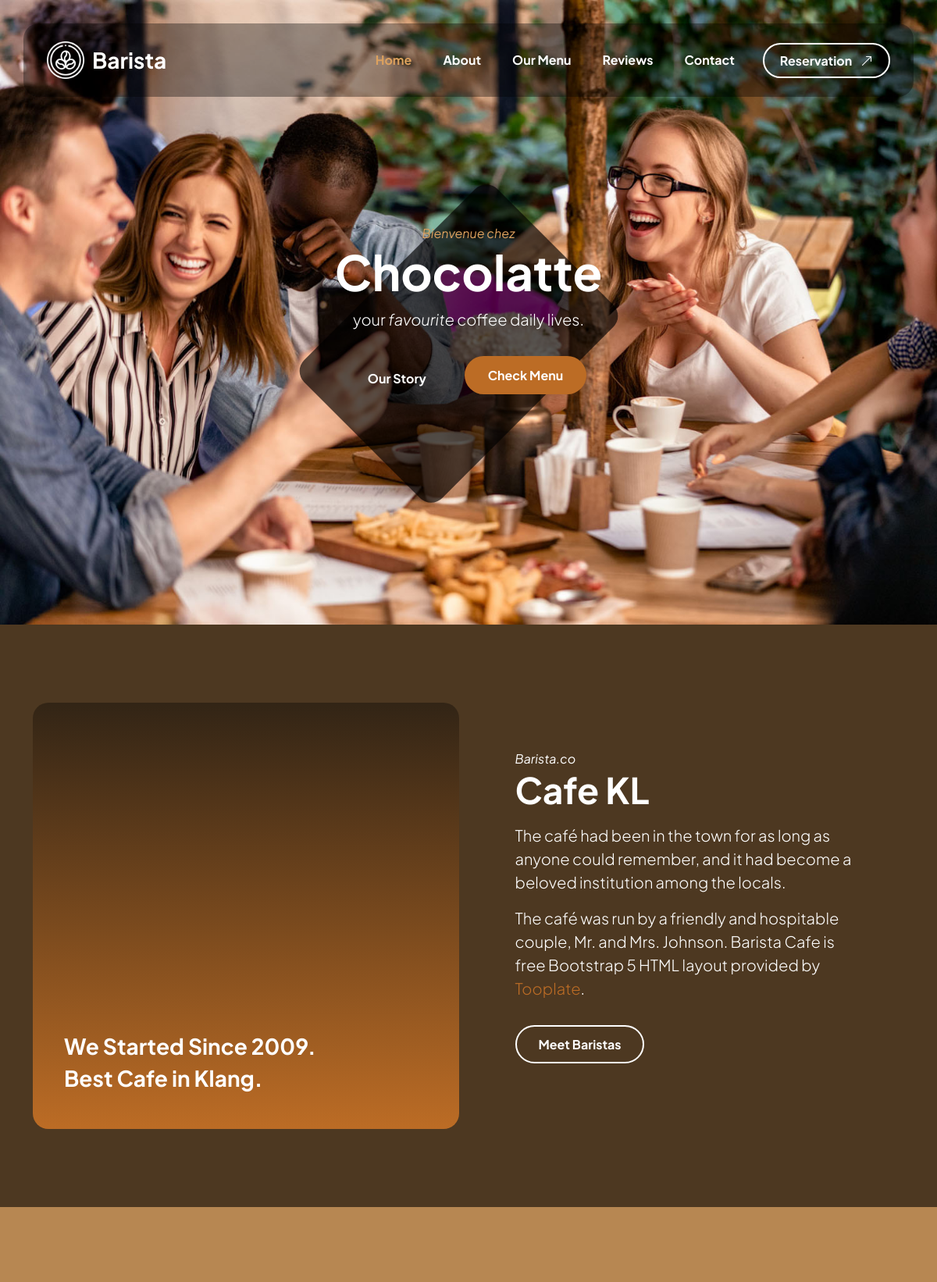
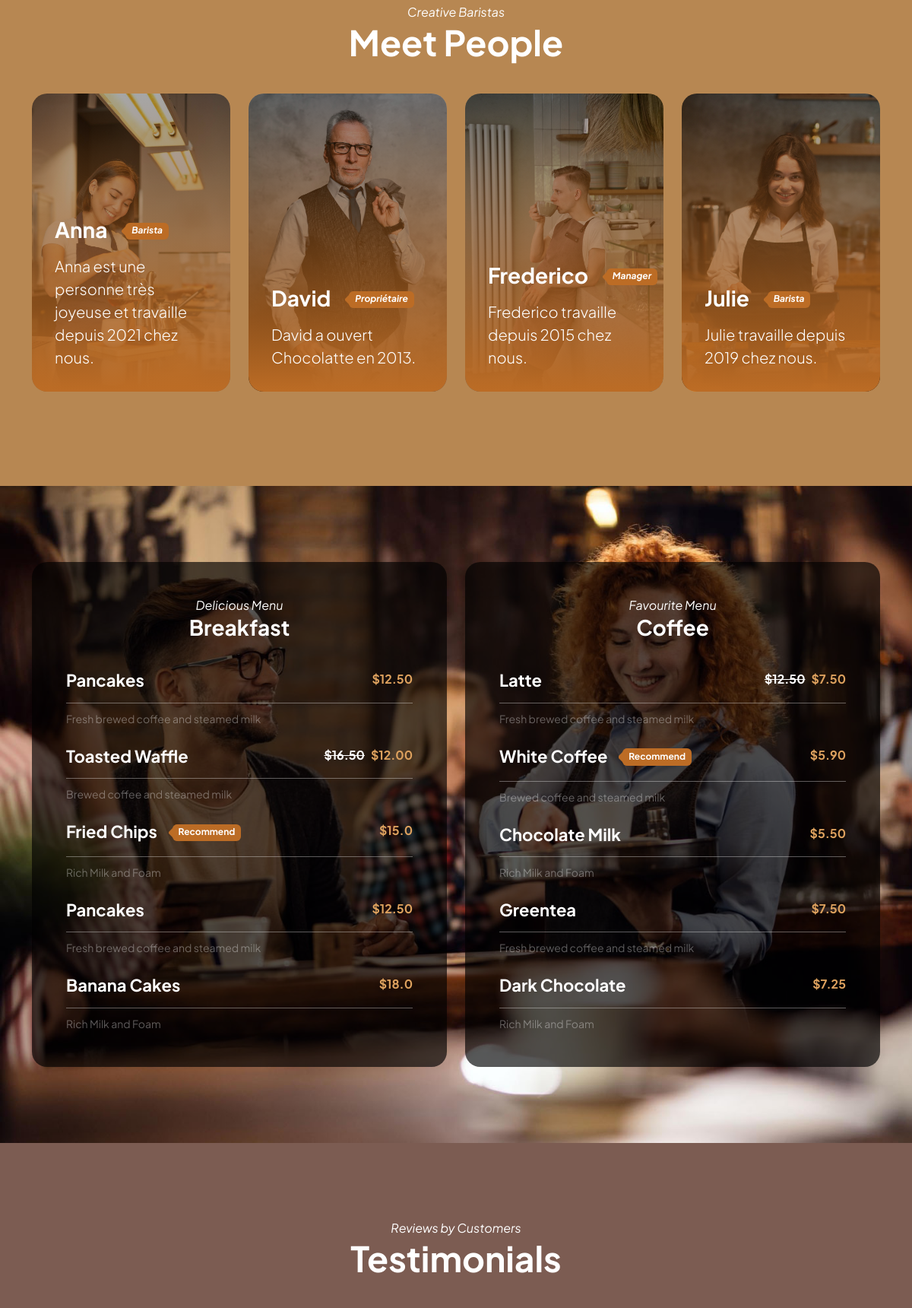
The page / (upper part) on the database its author committed (2 pictures, top to bottom).
### tables this page shows
CREATE TABLE `employees` (
  `id` int unsigned NOT NULL AUTO_INCREMENT,
  `name` varchar(255) NOT NULL,
  `job` varchar(255) DEFAULT NULL,
  `description` varchar(255) DEFAULT NULL,
  `img` varchar(255) DEFAULT NULL,
  `created_at` timestamp NOT NULL DEFAULT CURRENT_TIMESTAMP,
  `updated_at` timestamp NOT NULL DEFAULT CURRENT_TIMESTAMP,
  PRIMARY KEY (`id`)
);

### views/home.php (the view, shortened to what the rows shown need)
<!doctype html>
<html lang="en">
    <head>
        <link href="css/bootstrap.min.css" rel="stylesheet">
        <link href="css/bootstrap-icons.css" rel="stylesheet">
        <link href="css/vegas.min.css" rel="stylesheet">
        <link href="css/tooplate-barista.css" rel="stylesheet">
    </head>
    <body>
            <main>
                <section class="hero-section d-flex justify-content-center align-items-center" id="section_1">
                    <div class="container">
                        <div class="row align-items-center">
                            <div class="col-lg-6 col-12 mx-auto">
                                <h1><?= $title; ?></h1>
                            </div>
                        </div>
                    </div>
                </section>
                <section class="about-section section-padding" id="section_2">
                    <div class="container">
                        <div class="row align-items-center">
                            <div class="col-lg-5 col-12 mt-4 mt-lg-0 mx-auto">
                                <h2 class="text-white mb-3">Cafe KL</h2>
                            </div>
                        </div>
                    </div>
                </section>
                <section class="barista-section section-padding section-bg" id="barista-team">
                    <div class="container">
                        <div class="row justify-content-center">
                            <div class="col-lg-12 col-12 text-center mb-4 pb-lg-2">
                                <h2 class="text-white">Meet People</h2>
                            </div>
                            <?php foreach($employees as $index => $employee): ?>
                            <div class="col-lg-3 col-md-6 col-12 mb-4">
                                <div class="team-block-wrap">
                                    <div class="team-block-info d-flex flex-column">
                                        <div class="d-flex mt-auto mb-3">
                                            <h4 class="text-white mb-0"><?= $employee ->name;?></h4>
                                            <p class="badge ms-4"><em><?= $employee ->job;?></em></p>
                                        </div>
                                        <p class="text-white mb-0"><?= $employee ->description;?></p>
                                    </div>
                                    <div class="team-block-image-wrap">
                                        <img src="<?= $employee ->img;?>" class="team-block-image img-fluid" alt="">
                                    </div>
                                </div>
                            </div>
                        <?php endforeach; ?>
                        </div>
                    </div>
                </section>
                <section class="reviews-section section-padding section-bg" id="section_4">
                    <div class="container">
                        <div class="row justify-content-center">
                            <div class="col-lg-12 col-12 text-center mb-4 pb-lg-2">
                                <h2 class="text-white">Testimonials</h2>
                            </div>
                        </div>
                    </div>
                </section>
            </main>
    </body>
</html>

### rows shown on the page
employees: name "Anna", job "Barista", description "Anna est une personne très joyeuse et travaille depuis 2021 chez nous.", img (picture)
employees: name "David", job "Propriétaire", description "David a ouvert Chocolatte en 2013.", img (picture)
employees: name "Frederico", job "Manager", description "Frederico travaille depuis 2015 chez nous.", img (picture)
employees: name "Julie", job "Barista", description "Julie travaille depuis 2019 chez nous.", img (picture)

### other values the page prints
$pre "Bienvenue chez"
$title "Chocolatte"
